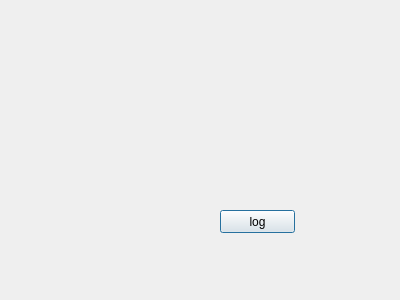
<?xml version="1.0" encoding="UTF-8"?>
<ui version="4.0">
 <class>Dialog</class>
 <widget class="QDialog" name="Dialog">
  <property name="geometry">
   <rect>
    <x>0</x>
    <y>0</y>
    <width>400</width>
    <height>300</height>
   </rect>
  </property>
  <property name="windowTitle">
   <string>Dialog</string>
  </property>
  <widget class="QPushButton" name="pushButton">
   <property name="geometry">
    <rect>
     <x>220</x>
     <y>210</y>
     <width>75</width>
     <height>23</height>
    </rect>
   </property>
   <property name="text">
    <string>log</string>
   </property>
  </widget>
 </widget>
 <resources/>
 <connections>
  <connection>
   <sender>pushButton</sender>
   <signal>clicked()</signal>
   <receiver>Dialog</receiver>
   <slot>accept()</slot>
   <hints>
    <hint type="sourcelabel">
     <x>278</x>
     <y>215</y>
    </hint>
    <hint type="destinationlabel">
     <x>367</x>
     <y>259</y>
    </hint>
   </hints>
  </connection>
 </connections>
</ui>
